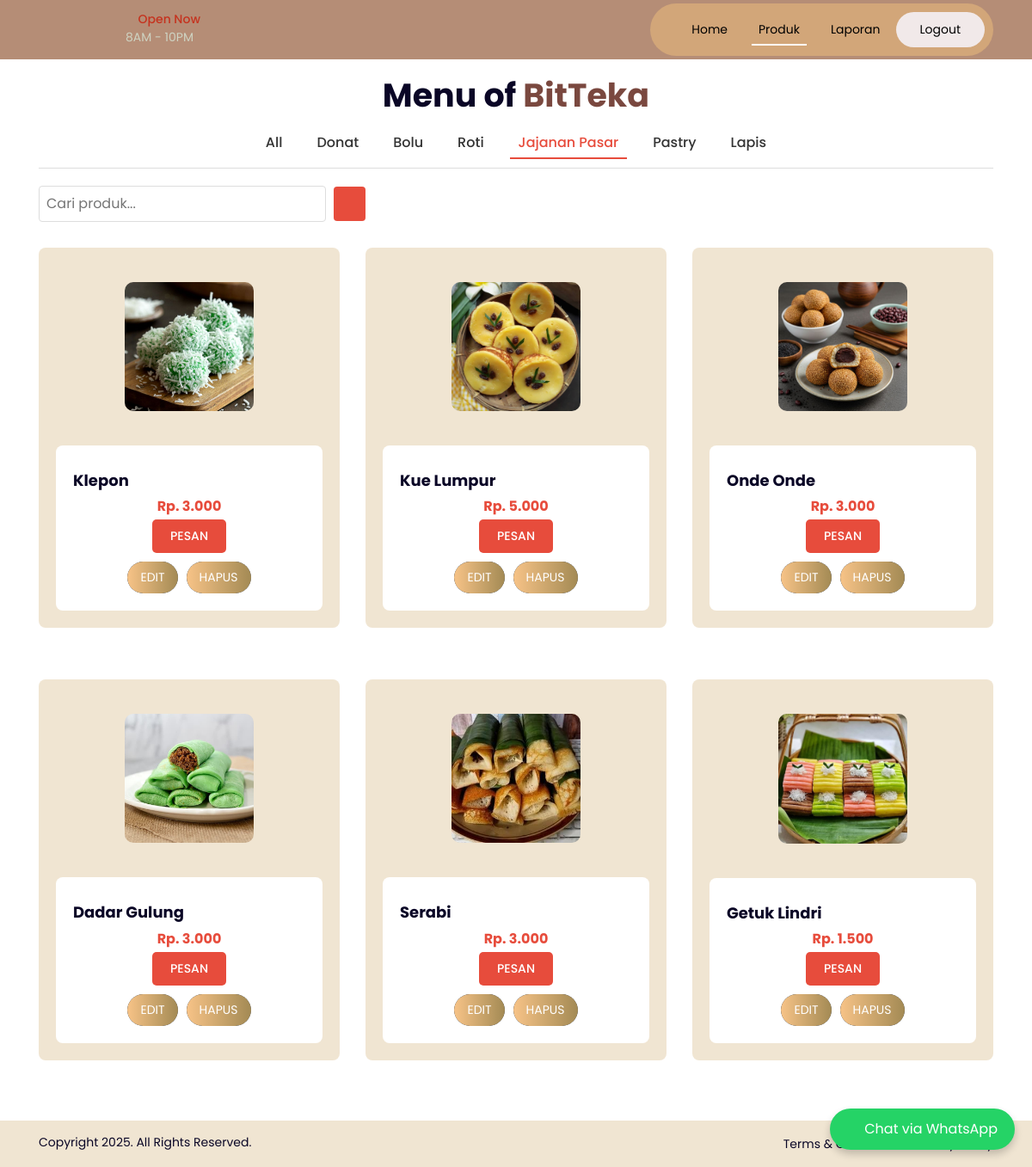
The app's page /admin/produk.php?category=jajan with its own data.
### tables this page shows
CREATE TABLE `tbl_produk` (
  `id` int NOT NULL,
  `nama` varchar(35) NOT NULL,
  `harga` varchar(20) NOT NULL,
  `deskripsi` varchar(255) NOT NULL,
  `gambar` varchar(255) NOT NULL,
  `kategori` varchar(35) NOT NULL
);

### admin/produk.php (the view, shortened to what this page needs)
<?php
include 'koneksi.php';
$category = isset($_GET['category']) ? $_GET['category'] : 'all';
?>
<!DOCTYPE html>
<html class="no-js" lang="zxx">
<head>
    <link rel="stylesheet" href="css/icofont.min.css" />
    <link rel="stylesheet" href="css/slick.css" />
    <link rel="stylesheet" href="css/slick-theme.css" />
    <link rel="stylesheet" href="css/bootstrap.min.css" />
    <link rel="stylesheet" href="css/venobox.min.css" />
    <link rel="stylesheet" href="css/styleall.css" />
    <link rel="stylesheet" href="css/responsive.css" />
</head>
<body>
    <a href="https://wa.me/6285540430051" class="whatsapp-float" target="_blank">
        <i class="icofont-brand-whatsapp"></i> Chat via WhatsApp
    </a>
    <header>
        <div class="header py-1">
            <div class="container">
                <nav class="navbar navbar-expand-lg navbar-light px-0 py-0">
                    <a class="navbar-brand" href="index.html">
                        <div class="logo">
                        </div>
                    </a>
                    <div class="open-time">
                        <h6><i class="icofont-clock-time"></i> Open Now</h6>
                        <span>8AM - 10PM</span>
                    </div>
                    <div class="collapse navbar-collapse" id="navbarSupportedContent">
                        <ul class="navbar-nav navbar-custom">
                            <li class="nav-item">
                                <a class="nav-link" href="index.php">Home</a>
                            </li>
                            <li class="nav-item active">
                                <a href="produk.php" class="nav-link">Produk</a>
                            </li>
                            <li class="nav-item">
                                <a href="tabel_hasil.php" class="nav-link">Laporan</a>
                            </li>
                            <li class="nav-item last-menu-bg">
                                <a href="login.php" class="nav-link">Logout</a>
                            </li>
                        </ul>
                    </div>
                </nav>
            </div>
        </div>
    </header>
    <div class="food-menu-section" id="food-menu">
        <div class="container">
            <div class="row">
                <div class="col-xs-12 col-sm-12 col-md-12 col-lg-12 col-xl-12">
                    <div class="menu-head text-center">
                        <br><br>
                        <h2>Menu of <span>BitTeka</span></h2>
                        <p></p>
                    </div>
                    <div class="category-tabs">
                        <div class="category-tab <?php echo $category === 'all' ? 'active' : ''; ?>" data-category="all">All</div>
                        <div class="category-tab <?php echo $category === 'donuts' ? 'active' : ''; ?>" data-category="donuts">Donat</div>
                        <div class="category-tab <?php echo $category === 'bolu' ? 'active' : ''; ?>" data-category="bolu">Bolu</div>
                        <div class="category-tab <?php echo $category === 'roti' ? 'active' : ''; ?>" data-category="roti">Roti</div>
                        <div class="category-tab <?php echo $category === 'jajan' ? 'active' : ''; ?>" data-category="jajan">Jajanan Pasar</div>
                        <div class="category-tab <?php echo $category === 'pastry' ? 'active' : ''; ?>" data-category="pastry">Pastry</div>
                        <div class="category-tab <?php echo $category === 'lapis' ? 'active' : ''; ?>" data-category="lapis">Lapis</div>
                    </div>
                    <div class="search-container">
                        <form action="search.php" method="GET">
                            <input type="text" name="query" placeholder="Cari produk..." required>
                            <button type="submit"><i class="icofont-search"></i></button>
                        </form>
                    </div>
                </div>
            </div>
            <div class="category-section <?php echo $category === 'jajan' ? 'active' : ''; ?>" id="jajan">
                <div class="row food-box">
                    <?php
                    $query = "SELECT * FROM tbl_produk WHERE kategori = 'jajan'";
                    $result = mysqli_query($koneksi, $query) or die("Query jajan error: ".mysqli_error($koneksi));
                    while ($row = mysqli_fetch_assoc($result)) {
                    ?>
                    <div class="col-xs-12 col-sm-12 col-md-6 col-lg-6 col-xl-4">
                        <div class="food-menu text-center">
                            <div class="food-img-info">
                                <div class="food-img">
                                    <img src="<?= htmlspecialchars($row['gambar']) ?>" class="w-100" alt="<?= htmlspecialchars($row['nama']) ?>" />
                                </div>
                            </div>
                            <div class="food-informaion">
                                <h2><?= htmlspecialchars($row['nama']) ?></h2>
                                <div class="food-info">
                                    <h3>Rp. <?= number_format($row['harga'], 0, ',', '.') ?></h3>
                                </div>
                                <a href="order.php?id=<?= $row['id'] ?>" class="btn order-btn2">Pesan</a>
                                <div class="action-buttons">
                                    <a href="edit_produk.php?id=<?= $row['id'] ?>" class="book-now">EDIT</a>
                                    <a href="hapus_produk.php?id=<?= $row['id'] ?>" class="book-now" onclick="return confirm('Apakah Anda yakin ingin menghapus produk ini?')">HAPUS</a>
                                </div>
                            </div>
                        </div>
                    </div>
                    <?php } ?>
                </div>
            </div>
        </div>
    </div>
    <div class="footer-bootom">
        <div class="container">
            <div class="row">
                <div class="col-xs-12 col-sm-12 col-md-7 col-lg-7 col-xl-7">
                    <div class="copyright-txt">
                        <p>Copyright 2025. All Rights Reserved.</p>
                    </div>
                </div>
                <div class="col-xs-12 col-sm-12 col-md-5 col-lg-5 col-xl-5">
                    <div class="terms">
                        <span><a href="#">Terms & Conditions</a> | <a href="#">Privacy Policy</a></span>
                    </div>
                </div>
            </div>
        </div>
    </div>
</body>
</html>

### admin/css/styleall.css (style rules this page uses)
* { margin: 0; padding: 0; box-sizing: border-box; -webkit-box-sizing: border-box; -moz-box-sizing: border-box; }
body { color: #715e45; font-family: "Poppins", sans-serif; font-size: 16px; line-height: 1.5; }
h1, h2, h3, h4, h5, h6, p { margin: 0; }
h2 { font-size: 36px; }
ul { margin: 0; padding: 0; list-style: none; }
a, a:active, a:focus, a:hover, button { text-decoration: none; outline: 0; }
li a { color: #fff; }
.header { position: absolute; width: 100%; z-index: 999; top: 0; left: 0; background: rgba(178, 135, 111, 0.95); }
.logo { width: 100px; }
.open-time h6 { color: #c5331f; font-size: 16px; }
.open-time span { font-size: 16px; color: #ced3c2; }
.navbar-custom { background: #d2a679; padding: 10px 10px 10px 40px; border-radius: 50px; align-items: center; margin-left: auto; }
.navbar-custom li { margin: 0 10px; position: relative; }
.navbar-custom li a { font-size: 16px; color: #000000 !important; position: relative; transition: all 0.3s; }
.navbar-custom li:before { content: ""; position: absolute; width: 0; height: 2px; background: #fff; left: 0px; bottom: 0px; transition: all 0.3s; }
.navbar-custom li:last-child { margin: 0; }
.navbar-custom li:last-child::before { background: transparent; }
.navbar-custom li.active:before { width: 100%; }
.last-menu-bg { background-color: #f1e9e9; color: #fff; border-radius: 50px; padding: 5px 25px; }
.food-menu-section { padding: 80px 0px; }
.menu-head { padding: 0px 250px; }
.menu-head h2 { color: #0a0626; font-size: 50px; font-weight: 700; }
.menu-head h2 span { color: #7a483f; }
.menu-head p { font-size: 16px; color: #494442; line-height: 1.6; padding-top: 15px; }
.food-box { margin-top: 50px; }
.footer-bootom { padding: 15px 0px; background: #d4b8825c; }
.copyright-txt p { font-size: 14px; color: #0a0626; font-weight: 400; }
.terms { text-align: right; }
.terms a { transition: all 0.3s; }
.terms a { font-size: 14px; color: #0a0626; font-weight: 400; }

### admin/produk.php (style rules this page uses)
.whatsapp-float { position: fixed; bottom: 20px; right: 20px; background-color: #25D366; color: white; padding: 12px 20px; border-radius: 50px; font-size: 16px; box-shadow: 0 5px 10px rgba(0,0,0,0.2); text-decoration: none; z-index: 1000; display: flex; align-items: center; gap: 8px; transition: background 0.3s ease; }
.category-tabs { display: flex; justify-content: center; gap: 20px; margin-bottom: 20px; border-bottom: 1px solid #ddd; padding-bottom: 10px; }
.category-tab { font-size: 16px; font-weight: 500; color: #333; cursor: pointer; padding: 5px 10px; transition: color 0.3s ease; }
.category-tab.active { color: #e74c3c; border-bottom: 2px solid #e74c3c; }
.category-section { display: none; }
.category-section.active { display: block; }
.search-container { display: flex; align-items: center; margin-left: auto; }
.search-container input[type="text"] { padding: 8px; border: 1px solid #ddd; border-radius: 4px; margin-right: 5px; }
.search-container button { background-color: #e74c3c; color: white; border: none; padding: 8px 12px; border-radius: 4px; cursor: pointer; }

### records on screen
tbl_produk: gambar (picture), nama "Klepon", harga "3.000"
tbl_produk: gambar (picture), nama "Kue Lumpur", harga "5.000"
tbl_produk: gambar (picture), nama "Onde Onde", harga "3.000"
tbl_produk: gambar (picture), nama "Dadar Gulung", harga "3.000"
tbl_produk: gambar (picture), nama "Serabi", harga "3.000"
tbl_produk: gambar (picture), nama "Getuk Lindri", harga "1.500"
